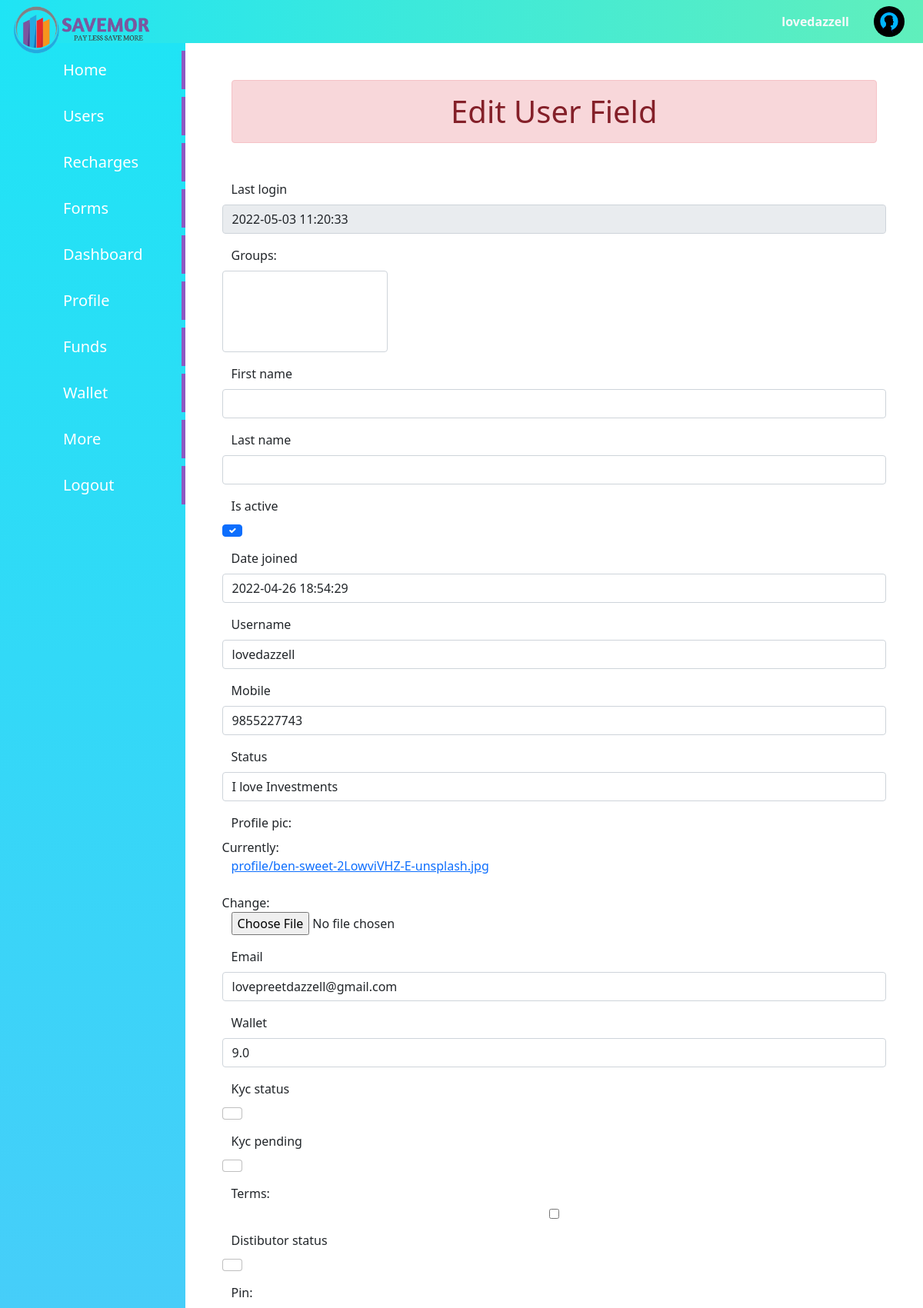
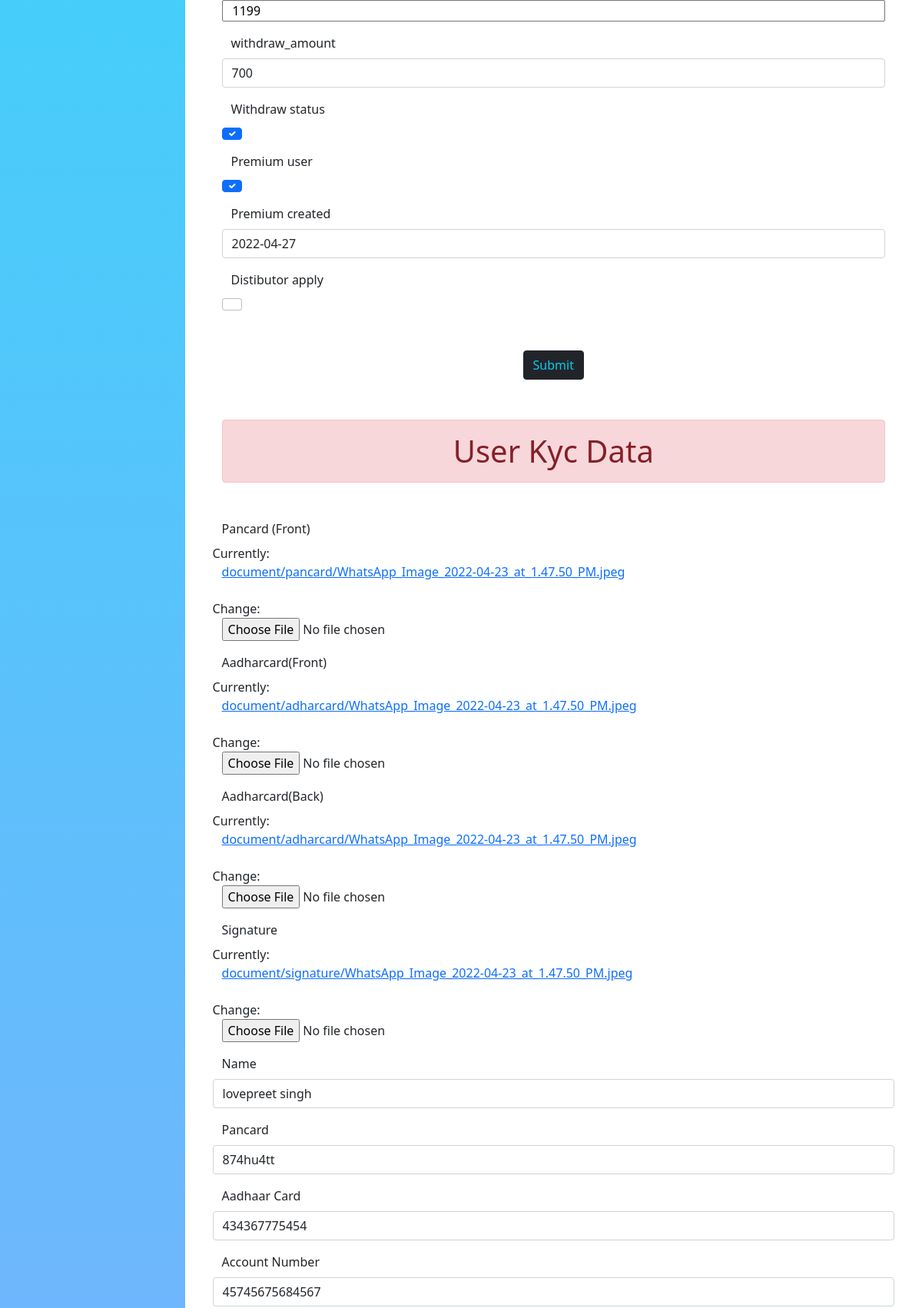
The app's page /uad/adminedit/1/ (signed in, upper part) with its own data (2 pictures, top to bottom).
### authentication/models.py (models this page shows)
class User(AbstractUser):
    username = models.CharField(max_length=50,blank = True, null = True)
    mobile = models.IntegerField(null=True,blank=True)
    status = models.CharField(max_length=100,default='I love Investments')
    profile_pic = models.ImageField(default='profile/profile.png',upload_to = 'profile')
    email = models.EmailField(unique=True)
    wallet = models.FloatField(default=0)
    kyc_status = models.BooleanField(default=False)
    kyc_pending = models.BooleanField(default=False)
    terms = models.BooleanField(default=False)
    distibutor_status = models.BooleanField(default=False)
    pin = models.IntegerField(null=True, blank= True)
    certificate_status = models.CharField(max_length=80,default='Regular')
    withdraw_amount = models.IntegerField(null=True)
    withdraw_status = models.BooleanField(default=False)
    Premium_user = models.BooleanField(default=False)
    premium_Created = models.DateField(null = True)
    refer_by = models.CharField(null=True,blank=True,max_length=70)
    USERNAME_FIELD = 'email'
    objects = UserManager()
    REQUIRED_FIELDS = []

### core/models.py (models this page shows)
class UserKyc(models.Model):
    relation = models.OneToOneField(User,related_name='name',on_delete=models.CASCADE)
    pancard_front = models.ImageField(null = True,blank = True,upload_to = 'document/pancard')
    adharcard_front = models.ImageField(null = True,blank = True,upload_to = 'document/adharcard')
    adharcard_backside = models.ImageField(null = True,blank = True,upload_to = 'document/adharcard')
    user_signature = models.ImageField(null = True,blank = True,upload_to = 'document/signature')
    name = models.CharField(max_length=50,null = True,blank = True)
    pancard = models.CharField(max_length=80,null = True,blank = True)
    adharcard = models.CharField(max_length=80,null = True,blank = True)
    account = models.IntegerField(null = True,blank = True)
    account_verify = models.IntegerField(null = True,blank = True)
    ifsc_code  = models.CharField(max_length=100,null = True,blank = True)

### useradmin/views.py (the view)
# urls.py: path('adminedit/<int:pk>/',views.admin_user_edit,name = 'admin_user_edit'),
def admin_user_edit(request,pk):
    if  request.user.is_superuser == True:
        udata = User.objects.get(pk = pk)
        if request.method == 'POST':
            form = Userchangeform( request.POST ,request.FILES,instance = udata)
            if form.is_valid():
                form.save()
            if UserKyc.objects.filter(relation__pk = pk).exists():
                kycdata = UserKyc.objects.get(relation__pk = pk)
                form2 = AdminKycForm(request.POST ,request.FILES,instance = kycdata)
                if form2.is_valid():
                    form2.save()
            messages.success(request,'User Update Successfully')
            return HttpResponseRedirect('/uad/allusers/')
        else:
            form = Userchangeform(instance = udata)
            if UserKyc.objects.filter(relation__pk = pk).exists():
                kycdata = UserKyc.objects.get(relation__pk = pk)
                form2 = AdminKycForm(instance = kycdata)
            else:
                form2 = None
        return render(request,'uadmin/admin_edit.html',{'form':form,'form2':form2})
    else:
        return HttpResponseRedirect('/cst/profile/')

### core/forms.py
class AdminKycForm(forms.ModelForm):
    name = forms.CharField(label='Name',label_suffix="",widget=forms.TextInput(attrs={'class':'form-control'}))
    pancard = forms.CharField(label='Pancard',label_suffix="",widget=forms.TextInput(attrs={'class':'form-control'}))
    adharcard = forms.CharField(label='Aadhaar Card',label_suffix="",widget=forms.TextInput(attrs={'class':'form-control'}))
    account = forms.CharField(label='Account Number',label_suffix="",widget=forms.TextInput(attrs={'class':'form-control'}))
    account_verify = forms.CharField(label='Account Number(again)',label_suffix="",widget=forms.TextInput(attrs={'class':'form-control'}))
    ifsc_code = forms.CharField(label='IFSC Code',label_suffix="",widget=forms.TextInput(attrs={'class':'form-control'}))
    pancard_front = forms.ImageField(label='Pancard (Front)',label_suffix="")
    adharcard_front = forms.ImageField(label='Aadharcard(Front)',label_suffix="")
    adharcard_backside = forms.ImageField(label='Aadharcard(Back)',label_suffix="")
    user_signature = forms.ImageField(label='Signature',label_suffix="")
    class Meta:
        model = UserKyc
        fields = '__all__'
        exclude = ['relation']

### useradmin/templates/uadmin/admin_edit.html (shortened to what this page needs)
{% extends "cust/base.html" %}
{% block content %}
<div class="container">
  <h1 class="m-5 text-center alert alert-danger"> Edit User Field</h1>
<div class="m-5">
  <form action="" method="POST" enctype="multipart/form-data" novalidate >
  {% for field in  form %} {%csrf_token %}
  <div class="mb-3 row">
    <div class="form-label"> {{field.label_tag}}</div>
     {{field}}
    </div>
    {% endfor %}
  </div>
<div class="d-flex justify-content-center">
  <input type="submit" class=" my-1 text-info btn  btn-dark "  value="Submit">
  </div>
</div>
<h1 class="m-5 text-center  alert alert-danger"> User Kyc Data</h1>
{% if form2 is not None %}
<div class="m-5">
  <form action="" method="POST" enctype="multipart/form-data" novalidate >
  {% for field in  form2 %} {%csrf_token %}
  <div class="mb-3 row">
    <div class="form-label"> {{field.label_tag}}</div>
     {{field}}
    </div>
    {% endfor %}
  </div>
</div>
{% else %}
<h3 class="text-center mb-5 text-muted">No Record Yet</h3>
{% endif %}
</div>
{% endblock content %}

### cust/templates/cust/base.html (shortened to what this page needs)
<!DOCTYPE html>
{% load static %}
<html lang="en">
  <head>
  {% block css %}
  <link rel="stylesheet" href="{% static 'cust/css/bootstrap.css' %}" />
  <link rel="stylesheet" href="{% static 'cust/css/style.css' %}" />
  {% endblock css %}
  </head>
  <body>
    <header>
      <nav class="top bg-theme">
        <ul class="nav p-2">
          <li class="nav-item  h-100">
            <h4 class="my-auto" >
              <img src="{% static 'cust/images/savemor_logo1.png' %}" class="mx-2 logo-full"  style="width: 180px; position:absolute; " alt="">
            </h4>
          </li>
        </ul>
        <ul class="nav p-2">
          <li class="d-flex align-items-center ">
            <a class="nav-link  text-light  " href="{% url 'editprofile' %}"><b class="text-light" >{{request.user.username}}</b></a>
          </li>
          <li class="d-flex align-items-center ">
            <a href="{% url 'editprofile' %}"><img src="{{request.user.profile_pic.url}}" style="width: 40px;height: 40px; border-radius: 50%;" class="mx-3" alt="" >
            </a>
          </li>
        </ul>
      </nav>
    </header>
    <div class="content">
      <div class="content1 bg-panel">
        <div class="leftbar">
          <ul>
            {% if request.user.is_superuser == True %}
            <li class="">
             <a href="{% url  'admindisplay'%}">Home</a>
           </li>
           <li class="">
             <a href="{% url  'allusers'%}">Users</a>
           </li>
           <li class="">
            <a href="{% url 'recharge_admin'   %}">Recharges</a>
          </li>
           <li class="">
             <a href="{% url  'allforms'%}">Forms</a>
           </li>
            {% endif %}
             <li class="">
               <a href="{% url  'profile'%}">Dashboard</a>
             </li>
             <li><a href="{% url  'editprofile'%}">Profile</a></li>
             <li><a href="{% url  'userfdform'%}">Funds</a></li>
             <li><a href="{% url  'wallet'%}">Wallet</a></li>
             <li><a href="{% url  'setting'%}">More</a></li>
             <li><a href="{% url 'userlogout' %}">Logout</a></li>
        </ul>
        </div>
      </div>
      <div class="content2">
{% block content %}
{% endblock content %}
  </body>
</html>

### cust/static/cust/css/style.css (style rules this page uses)
* { margin: 0; padding:0; }
.top { display:flex; justify-content :space-between; }
.bg-theme { background:linear-gradient(to right,#1fe4f5,#60efbc) ; }
.bg-panel { background:linear-gradient(to bottom,#1fe4f5,#76b2fe) ; }
.leftbar { height: auto; display: flex; justify-content: center; }
.leftbar ul li { list-style-type: none; border-right: 5px solid #8d59c2; margin-top: 10px; padding: 10px 50px; transition: 0.5s; }
.leftbar ul li a { text-decoration: none; font-size: 20px; font-weight: 500; color:rgb(255, 255, 255); }
.content { display: grid; grid-template-columns: 0.2fr 1fr; }
.logo-full { display: block; }

### records on screen
User: user.username "lovedazzell", user.profile_pic (picture), form "2022-05-03 11:20:33" "☑" "2022-04-26 18:54:29" "lovedazzell" "9855227743" "I love Investments" "lovepreetdazzell@gmail.com" "9.0" "1199" "700" "☑" "☑" "2022-04-27"
UserKyc: form2 "lovepreet singh" "874hu4tt" "434367775454" "45745675684567"

### other values on screen
{{ field.label_tag }} "Last login" "Groups:" "First name" "Last name" "Is active" "Date joined" "Username" "Mobile" "Status" "Profile pic:" "Email" "Wallet" "Kyc status" "Kyc pending" "Terms:" "Distibutor status" "Pin:" "withdraw_amount" "Withdraw status" "Premium user" "Premium created" "Distibutor apply"
{{ field.label_tag }} "Pancard (Front)" "Aadharcard(Front)" "Aadharcard(Back)" "Signature" "Name" "Pancard" "Aadhaar Card" "Account Number"
